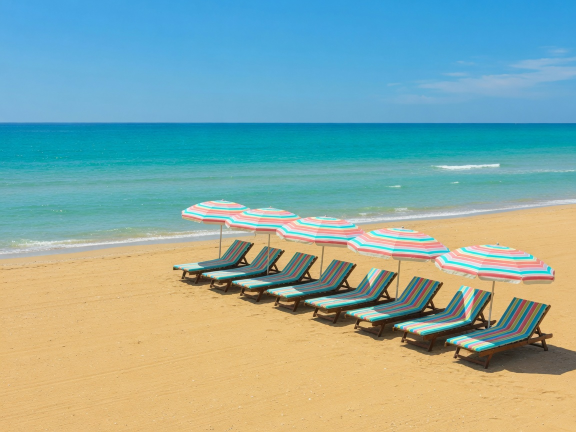
#> input picture flashcards-pt/img/_test_praia.png, 1152 x 864 px (shown at 1/2 size)
$ python probe.py
#> lines starting #> are read from the running program, lines starting #| are printed output that depends on the picture
from PIL import Image
import os
src = "img/_test_praia.png"
im = Image.open(src).convert("RGB")
#> im is the input picture: PIL image 1152x864 RGB; mean R, G, B 139, 170.6, 163.1
print("исходник:", im.size, f"{os.path.getsize(src)/1024:.0f} КБ")
#| исходник: (1152, 864) 1460 КБ
for w, q in ((1000, 82), (860, 80), (720, 78)):
    h = round(im.height * w / im.width)
    out = f"img/_probe_{w}.webp"
    im.resize((w, h), Image.LANCZOS).save(out, "WEBP", quality=q, method=6)
    print(f"  {w}px q{q}: {os.path.getsize(out)/1024:.0f} КБ  ->  x311 = {os.path.getsize(out)*311/1024/1024:.0f} МБ")
#> this loop made 3 passes
#> pass 1, `im.resize((w, h), Image.LANCZOS).save(out, "WEBP", quality=q, method=6)`:
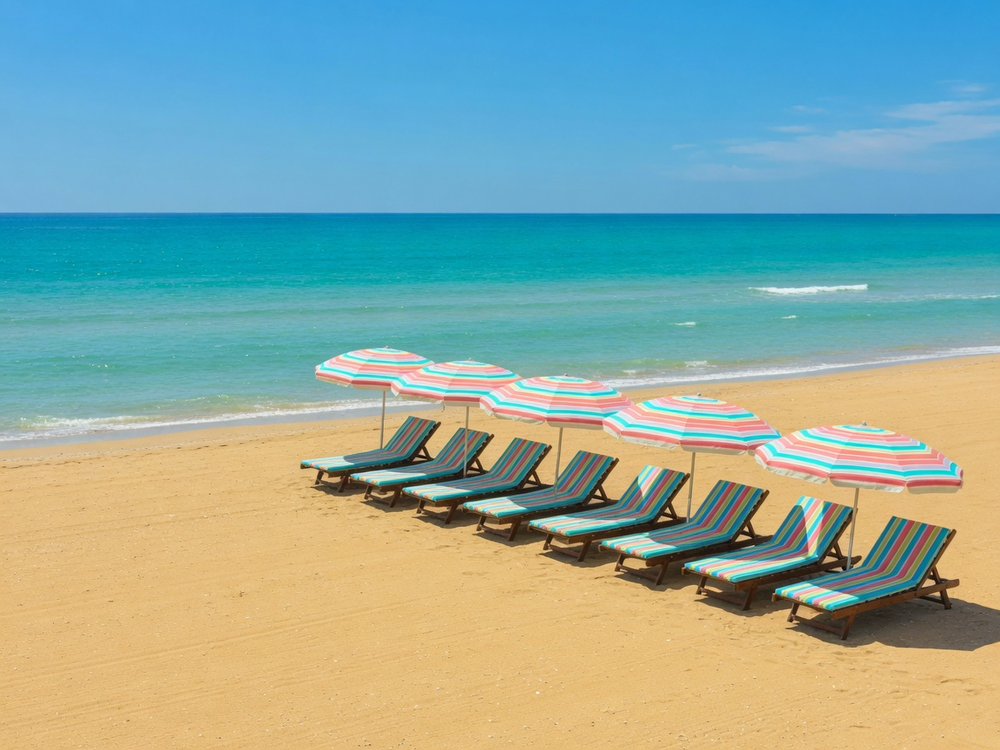
#> saved as _probe_1000.webp: PIL image 1000x750 RGB; mean R, G, B 139, 170.6, 163.1
